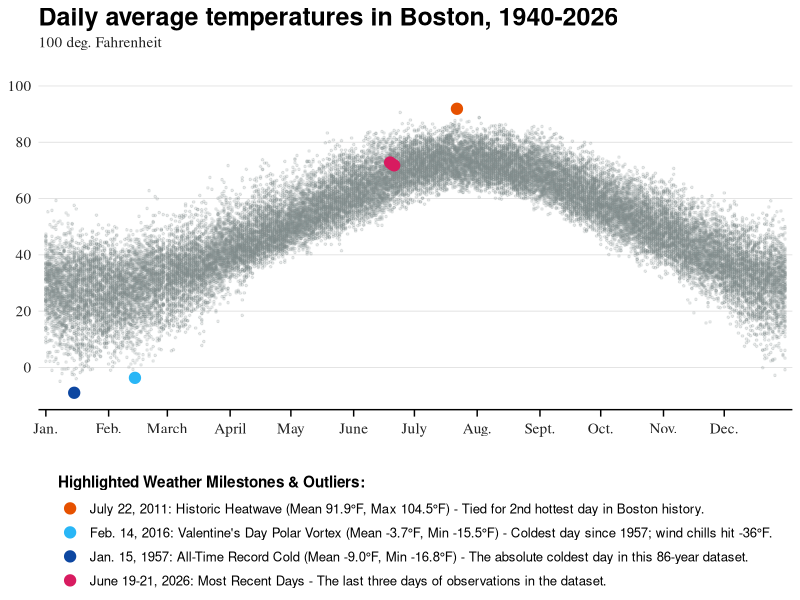

The R source for this figure:
## ---- chunk 1
#| include: false
#| label: setup
library(ggplot2)
library(dplyr)
library(readr)
library(lubridate)

# 1. Load the temperature data
temp_data <- read_csv("boston_temperatures.csv", show_col_types = FALSE)

# 2. Map all historical dates to a single dummy year (2020, a leap year) 
# to stack the temperatures by day of the year.
temp_data <- temp_data %>%
  mutate(
    dummy_date = as.Date(paste0("2020-", format(date, "%m-%d")))
  )

# 3. Create the outliers dataframe
outliers_df <- data.frame(
  date = as.Date(c(
    "2011-07-22", 
    "2016-02-14", 
    "1957-01-15", 
    "2026-06-19", "2026-06-20", "2026-06-21"
  )),
  temp_mean_f = c(
    91.9, 
    -3.7, 
    -9.0, 
    72.8, 72.2, 71.8
  ),
  significance = c(
    "July 22, 2011: Historic Heatwave (Mean 91.9°F, Max 104.5°F) - Tied for 2nd hottest day in Boston history.",
    "Feb. 14, 2016: Valentine's Day Polar Vortex (Mean -3.7°F, Min -15.5°F) - Coldest day since 1957; wind chills hit -36°F.",
    "Jan. 15, 1957: All-Time Record Cold (Mean -9.0°F, Min -16.8°F) - The absolute coldest day in this 86-year dataset.",
    "June 19-21, 2026: Most Recent Days - The last three days of observations in the dataset."
  )[c(1, 2, 3, 4, 4, 4)]
)

outliers_df <- outliers_df %>%
  mutate(
    dummy_date = as.Date(paste0("2020-", format(date, "%m-%d"))),
    # Make significance a factor with specified order for the legend
    significance = factor(significance, levels = c(
      "July 22, 2011: Historic Heatwave (Mean 91.9°F, Max 104.5°F) - Tied for 2nd hottest day in Boston history.",
      "Feb. 14, 2016: Valentine's Day Polar Vortex (Mean -3.7°F, Min -15.5°F) - Coldest day since 1957; wind chills hit -36°F.",
      "Jan. 15, 1957: All-Time Record Cold (Mean -9.0°F, Min -16.8°F) - The absolute coldest day in this 86-year dataset.",
      "June 19-21, 2026: Most Recent Days - The last three days of observations in the dataset."
    ))
  )

# 4. Configure custom labels for months on the x-axis
month_breaks <- as.Date(paste0("2020-", 1:12, "-01"))
month_labels <- c("Jan.", "Feb.", "March", "April", "May", "June", "July", "Aug.", "Sept.", "Oct.", "Nov.", "Dec.")
## ---- chunk 2
#| echo: false
#| warning: false
#| message: false
#| fig-width: 10
#| fig-height: 9.5
#| fig-align: center
#| label: plot

# 5. Build the plot
ggplot() +
  # Background scatter plot (dense slate-grey points)
  geom_point(
    data = temp_data,
    aes(x = dummy_date, y = temp_mean_f),
    color = "#7f8c8d",
    alpha = 0.18,
    size = 0.6
  ) +
  # Highlighted outlier points mapped to the significance categories
  geom_point(
    data = outliers_df,
    aes(x = dummy_date, y = temp_mean_f, color = significance),
    size = 3.5
  ) +
  # Custom color palette for highlighted events
  scale_color_manual(
    values = c(
      "July 22, 2011: Historic Heatwave (Mean 91.9°F, Max 104.5°F) - Tied for 2nd hottest day in Boston history." = "#E65100",
      "Feb. 14, 2016: Valentine's Day Polar Vortex (Mean -3.7°F, Min -15.5°F) - Coldest day since 1957; wind chills hit -36°F." = "#29B6F6",
      "Jan. 15, 1957: All-Time Record Cold (Mean -9.0°F, Min -16.8°F) - The absolute coldest day in this 86-year dataset." = "#0D47A1",
      "June 19-21, 2026: Most Recent Days - The last three days of observations in the dataset." = "#D81B60"
    )
  ) +
  # Scales & axes
  scale_x_date(
    breaks = month_breaks,
    labels = month_labels,
    expand = c(0.01, 0)
  ) +
  scale_y_continuous(
    breaks = seq(0, 100, by = 20),
    expand = c(0, 0)
  ) +
  coord_cartesian(ylim = c(-15, 105)) +
  labs(
    title = "Daily average temperatures in Boston, 1940-2026",
    subtitle = "100 deg. Fahrenheit",
    color = "Highlighted Weather Milestones & Outliers:"
  ) +
  # Custom theme
  theme_minimal() +
  theme(
    plot.background = element_rect(fill = "white", color = NA),
    panel.background = element_rect(fill = "white", color = NA),
    panel.grid.major.y = element_line(color = "#e0e0e0", linewidth = 0.3),
    panel.grid.minor = element_blank(),
    panel.grid.major.x = element_blank(),
    # Title & Subtitle
    plot.title = element_text(family = "sans", face = "bold", size = 18, color = "black", margin = margin(b = 4)),
    plot.subtitle = element_text(family = "serif", size = 11, color = "#222222", margin = margin(b = 15)),
    # Axis
    axis.title = element_blank(),
    axis.text.y = element_text(family = "serif", size = 11, color = "#222222"),
    axis.text.x = element_text(family = "serif", size = 11, color = "#222222", margin = margin(t = 5)),
    axis.ticks.y = element_blank(),
    axis.ticks.x = element_line(color = "black", linewidth = 0.5),
    axis.ticks.length.x = unit(5, "pt"),
    axis.line.x = element_line(color = "black", linewidth = 0.5),
    # Legend layout (vertical list at the bottom for long text)
    legend.position = "bottom",
    legend.direction = "vertical",
    legend.box = "vertical",
    legend.title = element_text(face = "bold", size = 11, family = "sans", margin = margin(b = 5)),
    legend.text = element_text(size = 9.5, family = "sans"),
    legend.margin = margin(t = 15)
  )
